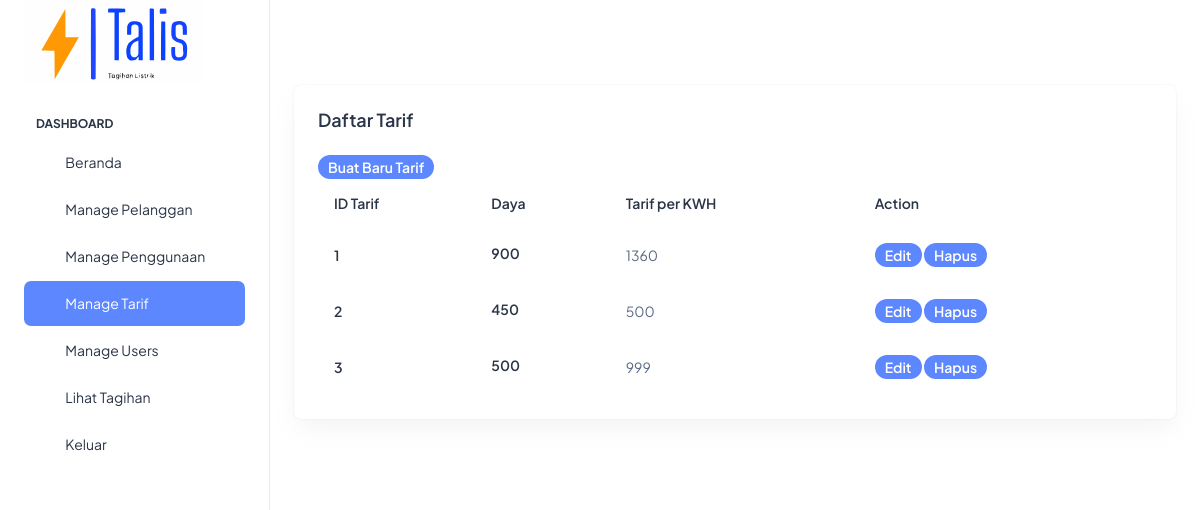
The app's page /tarif/read.php (signed in) with its own data.
### tables this page shows
CREATE TABLE `tarif` (
  `id_tarif` int(11) NOT NULL,
  `daya` int(11) DEFAULT NULL,
  `tarifperkwh` float DEFAULT NULL
);

### tarif/read.php (the view, shortened to what this page needs)
<?php
include '../config.php';
$sql = "SELECT * FROM tarif";
$result = $conn->query($sql);
?>
<!doctype html>
<html lang="en">
<head>
    <link rel="stylesheet" href="../assets/css/styles.min.css" />
</head>
<body>
    <div class="page-wrapper" id="main-wrapper" data-layout="vertical" data-navbarbg="skin6" data-sidebartype="full"
        data-sidebar-position="fixed" data-header-position="fixed">
        <aside class="left-sidebar">
            <div>
                <div class="brand-logo d-flex align-items-center justify-content-between">
                    <a href="../index.html" class="text-nowrap logo-img">
                        <img src="../assets/images/logos/dark-logo.svg" width="180" alt="" />
                    </a>
                </div>
                <nav class="sidebar-nav scroll-sidebar" data-simplebar="">
                    <ul id="sidebarnav">
                        <li class="nav-small-cap">
                            <span class="hide-menu">Dashboard</span>
                        </li>
                        <li class="sidebar-item">
                            <a class="sidebar-link" href="../index.php" aria-expanded="false">
                                <span>
                                    <i class="ti ti-layout-dashboard"></i>
                                </span>
                                <span class="hide-menu">Beranda</span>
                            </a>
                        </li>
                        <?php if ($_SESSION['id_level'] == 1) { ?>
                        <li class="sidebar-item">
                            <a class="sidebar-link" href="../pelanggan/read.php" aria-expanded="false">
                                <span>
                                    <i class="ti ti-article"></i>
                                </span>
                                <span class="hide-menu">Manage Pelanggan</span>
                            </a>
                        </li>
                        <li class="sidebar-item">
                            <a class="sidebar-link" href="../penggunaan/read.php" aria-expanded="false">
                                <span>
                                    <i class="ti ti-alert-circle"></i>
                                </span>
                                <span class="hide-menu">Manage Penggunaan</span>
                            </a>
                        </li>
                        <li class="sidebar-item">
                            <a class="sidebar-link" href="../tarif/read.php" aria-expanded="false">
                                <span>
                                    <i class="ti ti-cards"></i>
                                </span>
                                <span class="hide-menu">Manage Tarif</span>
                            </a>
                        </li>
                        <li class="sidebar-item">
                            <a class="sidebar-link" href="../users/read.php" aria-expanded="false">
                                <span>
                                    <i class="ti ti-file-description"></i>
                                </span>
                                <span class="hide-menu">Manage Users</span>
                            </a>
                        </li>
                        <?php } ?>
                        <li class="sidebar-item">
                            <a class="sidebar-link" href="../tagihan.php" aria-expanded="false">
                                <span>
                                    <i class="ti ti-typography"></i>
                                </span>
                                <span class="hide-menu">Lihat Tagihan</span>
                            </a>
                        </li>
                        <li class="sidebar-item">
                            <a class="sidebar-link" href="../logout.php" aria-expanded="false">
                                <span>
                                    <i class="ti ti-login"></i>
                                </span>
                                <span class="hide-menu">Keluar</span>
                            </a>
                        </li>
                    </ul>
                </nav>
            </div>
        </aside>
        <div class="body-wrapper">
            <div class="container-fluid">
                <div class="row">
                    <div class="col-lg-12 d-flex align-items-stretch">
                        <div class="card w-100">
                            <div class="card-body p-4">
                                <h5 class="card-title fw-semibold mb-4">Daftar Tarif</h5>
                                <a href="create.php"><span class="badge bg-primary rounded-3 fw-semibold">Buat Baru Tarif</span></a>
                                <div class="table-responsive">
                                    <table class="table text-nowrap mb-0 align-middle">
                                        <thead class="text-dark fs-4">
                                            <tr>
                                                <th class="border-bottom-0">
                                                    <h6 class="fw-semibold mb-0">ID Tarif</h6>
                                                </th>
                                                <th class="border-bottom-0">
                                                    <h6 class="fw-semibold mb-0">Daya</h6>
                                                </th>
                                                <th class="border-bottom-0">
                                                    <h6 class="fw-semibold mb-0">Tarif per KWH</h6>
                                                </th>
                                                <th class="border-bottom-0">
                                                    <h6 class="fw-semibold mb-0">Action</h6>
                                                </th>
                                            </tr>
                                        </thead>
                                        <tbody>
                                            <?php while($row = $result->fetch_assoc()) { ?>
                                            <tr>
                                                <td class="border-bottom-0">
                                                    <h6 class="fw-semibold mb-0"><?php echo $row['id_tarif']; ?>
                                                    </h6>
                                                </td>
                                                <td class="border-bottom-0">
                                                    <h6 class="fw-semibold mb-1"><?php echo $row['daya']; ?></h6>
                                                </td>
                                                <td class="border-bottom-0">
                                                    <p class="mb-0 fw-normal"><?php echo $row['tarifperkwh']; ?></p>
                                                </td>
                                                <td class="border-bottom-0">
                                                    <a href="update.php?id=<?php echo $row['id_tarif']; ?>">
                                                        <span class="badge bg-primary rounded-3 fw-semibold">Edit</span>
                                                    </a>
                                                    <a href="delete.php?id=<?php echo $row['id_tarif']; ?>">
                                                        <span class="badge bg-primary rounded-3 fw-semibold">Hapus</span>
                                                    </a>
                                                </td>
                                            </tr>
                                            <?php } ?>
                                        </tbody>
                                    </table>
                                </div>
                            </div>
                        </div>
                    </div>
                </div>
            </div>
        </div>
    </div>
</body>
</html>

### records on screen
tarif: id_tarif "1", daya "900", tarifperkwh "1360"
tarif: id_tarif "2", daya "450", tarifperkwh "500"
tarif: id_tarif "3", daya "500", tarifperkwh "999"
